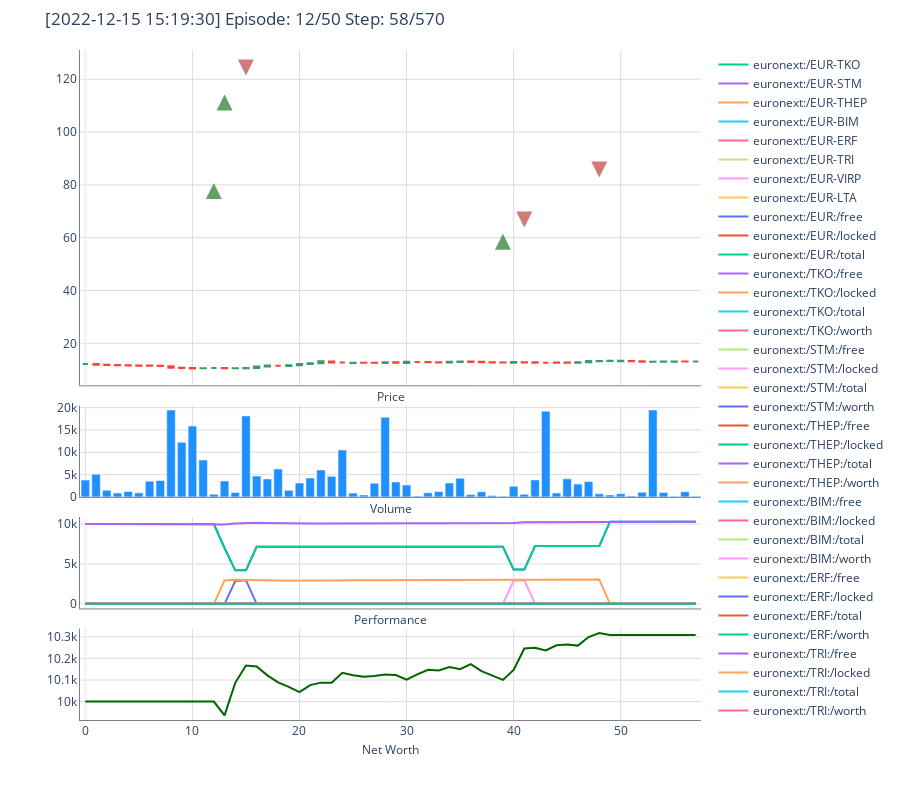

Notebook code cell kept with this figure:
### Code cell
#(1029 days - 4 trading years)
memory_capacity = n_steps * 10
n_bins = 5             # Number of bins to partition the dataset evenly in order to evaluate class sparsity.
seed = 1337
commission = 0.001
save_path = 'agents/'

agent = DQNAgent(env)

agent.train(batch_size=batch_size, 
            n_steps=n_steps, 
            n_episodes=50, 
            memory_capacity=memory_capacity, 
            save_path=save_path)

### Figure 1 — Plotly figure (JSON) as saved in the notebook; plotly's stock layout.template omitted (floating-point values rounded to 4 significant figures)
{"data": [{"close": [12.15, 11.9, 11.76, 11.71, 11.61, 11.54, 11.49, 11.38, 10.7, 10.62, 10.49, 10.6, 10.64, 10.54, 10.59, 10.65, 11.24, 11.63, 11.49, 11.66, 12.16, 12.42, 13.17, 12.77, 12.75, 12.65, 12.6, 12.6, 12.87, 12.67, 13.0, 12.92, 12.85, 12.73, 13.0, 13.09, 12.95, 12.82, 12.75, 12.72, 12.89, 12.77, 12.67, 12.67, 12.67, 12.67, 12.79, 13.32, 13.32, 13.37, 13.37, 13.2, 13.0, 13.0, 13.07, 13.12, 13.12, 13.12], "high": [12.27, 12.18, 11.93, 11.8, 11.71, 11.61, 11.61, 11.61, 11.34, 10.96, 10.72, 10.65, 10.64, 10.65, 10.6, 10.65, 11.24, 11.63, 11.51, 11.66, 12.16, 12.42, 13.17, 13.09, 12.84, 12.65, 12.68, 12.67, 12.94, 12.92, 13.0, 13.0, 12.99, 12.92, 13.0, 13.26, 13.14, 13.0, 12.84, 12.75, 12.89, 12.89, 12.92, 12.92, 12.75, 12.75, 12.79, 13.32, 13.32, 13.37, 13.37, 13.29, 13.2, 13.09, 13.09, 13.12, 13.14, 13.12], "low": [12.15, 11.9, 11.76, 11.71, 11.61, 11.54, 11.41, 11.34, 10.7, 10.62, 10.49, 10.49, 10.59, 10.54, 10.52, 10.44, 10.65, 11.21, 11.41, 11.41, 11.68, 11.91, 12.42, 12.53, 12.38, 12.58, 12.55, 12.42, 12.5, 12.67, 12.58, 12.92, 12.85, 12.73, 12.67, 12.9, 12.92, 12.75, 12.75, 12.72, 12.67, 12.77, 12.58, 12.43, 12.67, 12.65, 12.6, 12.79, 13.26, 13.26, 13.2, 13.2, 13.0, 12.99, 13.02, 13.0, 13.12, 13.12], "name": "Price", "open": [12.15, 12.15, 11.9, 11.76, 11.71, 11.61, 11.61, 11.49, 11.34, 10.77, 10.62, 10.57, 10.64, 10.64, 10.54, 10.57, 10.65, 11.21, 11.49, 11.41, 11.68, 12.16, 12.42, 13.09, 12.75, 12.58, 12.65, 12.67, 12.5, 12.79, 12.58, 12.92, 12.92, 12.84, 12.75, 12.92, 13.14, 13.0, 12.84, 12.75, 12.67, 12.84, 12.84, 12.67, 12.75, 12.75, 12.6, 12.79, 13.26, 13.32, 13.2, 13.29, 13.2, 12.99, 13.02, 13.0, 13.14, 13.12], "showlegend": false, "type": "candlestick", "uid": "cb73ba5d-a2a9-40a3-a836-4c5eb01795ea", "xaxis": "x", "yaxis": "y"}, {"marker": {"color": "DodgerBlue"}, "name": "Volume", "showlegend": false, "type": "bar", "uid": "562aa4da-50aa-41e7-883c-1d9d6e0da3aa", "xaxis": "x2", "y": [3763, 5102, 1501, 862, 1199, 902, 3534, 3665, 19474, 12234, 15864, 8266, 616, 3567, 977, 18154, 4657, 4019, 6272, 1471, 3097, 4225, 6034, 4612, 10498, 855, 442, 3038, 17851, 3353, 2655, 179, 929, 1225, 3133, 4175, 527, 1161, 316, 160, 2371, 567, 3808, 19185, 861, 4043, 2864, 3452, 685, 426, 713, 221, 1046, 19474, 980, 160, 1159, 160], "yaxis": "y2"}, {"mode": "lines", "name": "euronext:/EUR-TKO", "type": "scatter", "uid": "4b320952-f460-4202-8dd9-d10ae6f1b980", "xaxis": "x3", "y": [20.27, 20.08, 19.8, 19.42, 19.23, 18.95, 18.76, 18.39, 18.29, 18.39, 18.62, 18.53, 18.29, 17.91, 17.96, 18.15, 18.57, 18.86, 18.57, 18.53, 17.73, 17.91, 18.48, 17.91, 17.91, 18.15, 17.91, 18.01, 18.01, 18.57, 18.2, 18.2, 18.24, 18.86, 18.95, 18.86, 19.05, 19.05, 19.33, 19.23, 19.42, 19.52, 19.99, 20.18, 19.99, 19.8, 19.33, 19.23, 19.33, 19.52, 19.23, 19.42, 19.71, 19.61, 19.71, 20.08, 20.27, 20.08], "yaxis": "y3"}, {"mode": "lines", "name": "euronext:/EUR-STM", "type": "scatter", "uid": "c8b83bec-8210-4d60-9204-50d94aaf5620", "xaxis": "x3", "y": [11.76, 11.75, 11.75, 11.68, 11.69, 11.61, 11.27, 11.61, 11.44, 11.46, 11.81, 12.05, 11.72, 10.36, 10.53, 10.96, 10.98, 11.59, 11.75, 11.86, 11.73, 11.88, 12.11, 11.89, 12.41, 12.47, 12.05, 12.07, 13.29, 13.87, 13.58, 13.36, 13.4, 13.38, 13.42, 13.47, 13.35, 13.99, 13.36, 13.07, 13.42, 14.14, 14.13, 14.08, 14.19, 14.12, 13.98, 14.17, 14.14, 14.31, 14.72, 14.5, 14.17, 13.87, 14.19, 14.33, 14.28, 13.75], "yaxis": "y3"}, {"mode": "lines", "name": "euronext:/EUR-THEP", "type": "scatter", "uid": "121e65b9-56f8-4248-b746-1180a2af19aa", "xaxis": "x3", "y": [39.63, 39.72, 39.46, 39.37, 39.46, 39.9, 38.92, 38.66, 38.75, 39.1, 39.72, 39.55, 38.92, 38.21, 38.83, 39.28, 41.59, 42.39, 43.28, 41.77, 41.23, 40.52, 41.59, 41.06, 44.43, 43.63, 44.43, 45.68, 44.43, 43.28, 40.79, 43.19, 43.54, 44.08, 43.37, 44.08, 43.37, 43.1, 41.06, 40.52, 40.97, 40.97, 41.77, 41.95, 42.75, 42.75, 41.77, 41.77, 43.01, 42.57, 44.08, 44.26, 44.26, 44.26, 44.97, 44.43, 44.26, 44.26], "yaxis": "y3"}, {"mode": "lines", "name": "euronext:/EUR-BIM", "type": "scatter", "uid": "38865d87-b7d3-4d2f-b43d-1087b1e75bc1", "xaxis": "x3", "y": [60.55, 60.84, 58.5, 57.92, 57.14, 56.36, 54.41, 54.12, 53.53, 55.09, 54.41, 56.07, 54.41, 51.78, 54.8, 56.26, 56.07, 57.14, 57.53, 56.55, 56.55, 57.04, 58.5, 58.41, 59.87, 60.16, 59.67, 59.87, 60.36, 61.72, 59.48, 60.75, 59.67, 60.16, 59.48, 60.06, 63.38, 62.01, 62.01, 61.53, 62.31, 63.87, 65.82, 68.06, 67.96, 68.74, 67.96, 68.06, 67.86, 67.96, 66.79, 67.38, 71.77, 70.69, 72.16, 71.86, 71.57, 71.18], "yaxis": "y3"}, {"mode": "lines", "name": "euronext:/EUR-ERF", "type": "scatter", "uid": "aa8fd9f9-b501-4c96-8ea4-3f2cf26efd93", "xaxis": "x3", "y": [33.73, 33.69, 32.1, 31.51, 31.28, 30.66, 30.52, 30.77, 30.68, 30.44, 30.97, 31.71, 31.84, 30.64, 31.75, 32.25, 34.16, 34.41, 34.47, 33.26, 32.64, 32.12, 32.43, 32.19, 35.0, 34.96, 35.37, 34.8, 34.98, 36.88, 35.02, 34.3, 34.04, 34.2, 33.56, 33.81, 33.46, 32.12, 32.04, 30.81, 29.39, 30.4, 32.0, 32.93, 33.17, 33.75, 34.06, 34.92, 34.88, 35.03, 35.5, 35.46, 35.72, 36.01, 37.15, 38.73, 34.88, 36.32], "yaxis": "y3"}, {"mode": "lines", "name": "euronext:/EUR-TRI", "type": "scatter", "uid": "c9154f4b-9cc0-41b8-b333-ddf0274ab7d4", "xaxis": "x3", "y": [79.72, 78.35, 76.94, 73.7, 73.61, 76.39, 72.7, 70.2, 68.56, 69.06, 70.79, 73.48, 70.88, 66.46, 68.78, 68.19, 67.64, 77.3, 74.71, 79.19, 74.75, 73.02, 75.92, 74.24, 79.28, 76.85, 75.92, 75.64, 76.15, 80.68, 79.37, 77.51, 77.69, 78.91, 77.51, 76.67, 77.93, 75.59, 72.18, 69.66, 69.48, 70.6, 71.11, 72.84, 75.22, 79.89, 82.32, 84.14, 84.51, 83.81, 83.02, 82.13, 81.66, 81.34, 84.18, 83.86, 83.58, 82.74], "yaxis": "y3"}, {"mode": "lines", "name": "euronext:/EUR-VIRP", "type": "scatter", "uid": "6036e8fe-f3ba-42b2-b43d-26812326017f", "xaxis": "x3", "y": [122.8, 121.2, 117.5, 117.5, 117.5, 114.9, 109.7, 113.5, 109.9, 109.5, 113.5, 113.1, 116.1, 114.3, 117.5, 121.4, 119.1, 121.6, 121.0, 123.2, 121.6, 122.8, 121.4, 124.8, 116.5, 114.9, 116.7, 119.8, 118.1, 117.3, 117.3, 119.2, 122.4, 122.2, 122.2, 121.2, 120.8, 118.1, 118.3, 118.9, 120.6, 117.5, 117.9, 116.7, 116.1, 115.5, 114.5, 114.5, 113.9, 112.7, 114.5, 113.7, 114.7, 114.9, 114.7, 114.5, 118.1, 115.5], "yaxis": "y3"}, {"mode": "lines", "name": "euronext:/EUR-LTA", "type": "scatter", "uid": "540f3a55-2495-46eb-980d-9f947918f52a", "xaxis": "x3", "y": [12.15, 11.9, 11.76, 11.71, 11.61, 11.54, 11.49, 11.38, 10.7, 10.62, 10.49, 10.6, 10.64, 10.54, 10.59, 10.65, 11.24, 11.63, 11.49, 11.66, 12.16, 12.42, 13.17, 12.77, 12.75, 12.65, 12.6, 12.6, 12.87, 12.67, 13.0, 12.92, 12.85, 12.73, 13.0, 13.09, 12.95, 12.82, 12.75, 12.72, 12.89, 12.77, 12.67, 12.67, 12.67, 12.67, 12.79, 13.32, 13.32, 13.37, 13.37, 13.2, 13.0, 13.0, 13.07, 13.12, 13.12, 13.12], "yaxis": "y3"}, {"mode": "lines", "name": "euronext:/EUR:/free", "type": "scatter", "uid": "af2f9056-602c-4246-9668-b6c6702b6989", "xaxis": "x3", "y": [10000, 10000, 10000, 10000, 10000, 10000, 10000, 10000, 10000, 10000, 10000, 10000, 10000, 7000, 4200, 4200, 7157.0, 7157.0, 7157.0, 7157.0, 7157.0, 7157.0, 7157.0, 7157.0, 7157.0, 7157.0, 7157.0, 7157.0, 7157.0, 7157.0, 7157.0, 7157.0, 7157.0, 7157.0, 7157.0, 7157.0, 7157.0, 7157.0, 7157.0, 7157.0, 4294.0, 4294.0, 7249.0, 7249.0, 7249.0, 7249.0, 7249.0, 7249.0, 7249.0, 10310.0, 10310.0, 10310.0, 10310.0, 10310.0, 10310.0, 10310.0, 10310.0, 10310.0], "yaxis": "y3"}, {"mode": "lines", "name": "euronext:/EUR:/locked", "type": "scatter", "uid": "90f14368-7b97-4fa1-a1dd-ea4789e7b1b4", "xaxis": "x3", "y": [0, 0, 0, 0, 0, 0, 0, 0, 0, 0, 0, 0, 0, 0, 0, 0, 0, 0, 0, 0, 0, 0, 0, 0, 0, 0, 0, 0, 0, 0, 0, 0, 0, 0, 0, 0, 0, 0, 0, 0, 0, 0, 0, 0, 0, 0, 0, 0, 0, 0, 0, 0, 0, 0, 0, 0, 0, 0], "yaxis": "y3"}, {"mode": "lines", "name": "euronext:/EUR:/total", "type": "scatter", "uid": "20af88b1-663c-4876-86a7-15b49df2d2bb", "xaxis": "x3", "y": [10000, 10000, 10000, 10000, 10000, 10000, 10000, 10000, 10000, 10000, 10000, 10000, 10000, 7000, 4200, 4200, 7157.0, 7157.0, 7157.0, 7157.0, 7157.0, 7157.0, 7157.0, 7157.0, 7157.0, 7157.0, 7157.0, 7157.0, 7157.0, 7157.0, 7157.0, 7157.0, 7157.0, 7157.0, 7157.0, 7157.0, 7157.0, 7157.0, 7157.0, 7157.0, 4294.0, 4294.0, 7249.0, 7249.0, 7249.0, 7249.0, 7249.0, 7249.0, 7249.0, 10310.0, 10310.0, 10310.0, 10310.0, 10310.0, 10310.0, 10310.0, 10310.0, 10310.0], "yaxis": "y3"}, {"mode": "lines", "name": "euronext:/TKO:/free", "type": "scatter", "uid": "b5f59d4d-86c2-4683-8677-923fa7a79dfe", "xaxis": "x3", "y": [0, 0, 0, 0, 0, 0, 0, 0, 0, 0, 0, 0, 0, 0, 0, 0, 0, 0, 0, 0, 0, 0, 0, 0, 0, 0, 0, 0, 0, 0, 0, 0, 0, 0, 0, 0, 0, 0, 0, 0, 0, 0, 0, 0, 0, 0, 0, 0, 0, 0, 0, 0, 0, 0, 0, 0, 0, 0], "yaxis": "y3"}, {"mode": "lines", "name": "euronext:/TKO:/locked", "type": "scatter", "uid": "3a9218d2-52bb-42ba-9f4d-83b1ec53c1c3", "xaxis": "x3", "y": [0, 0, 0, 0, 0, 0, 0, 0, 0, 0, 0, 0, 0, 0, 0, 0, 0, 0, 0, 0, 0, 0, 0, 0, 0, 0, 0, 0, 0, 0, 0, 0, 0, 0, 0, 0, 0, 0, 0, 0, 0, 0, 0, 0, 0, 0, 0, 0, 0, 0, 0, 0, 0, 0, 0, 0, 0, 0], "yaxis": "y3"}, {"mode": "lines", "name": "euronext:/TKO:/total", "type": "scatter", "uid": "8322b6e0-b935-489a-bbd1-316b8b1d7bac", "xaxis": "x3", "y": [0, 0, 0, 0, 0, 0, 0, 0, 0, 0, 0, 0, 0, 0, 0, 0, 0, 0, 0, 0, 0, 0, 0, 0, 0, 0, 0, 0, 0, 0, 0, 0, 0, 0, 0, 0, 0, 0, 0, 0, 0, 0, 0, 0, 0, 0, 0, 0, 0, 0, 0, 0, 0, 0, 0, 0, 0, 0], "yaxis": "y3"}, {"mode": "lines", "name": "euronext:/TKO:/worth", "type": "scatter", "uid": "dba55e28-b44b-4925-bc98-984ea004e4ec", "xaxis": "x3", "y": [0, 0, 0, 0, 0, 0, 0, 0, 0, 0, 0, 0, 0, 0, 0, 0, 0, 0, 0, 0, 0, 0, 0, 0, 0, 0, 0, 0, 0, 0, 0, 0, 0, 0, 0, 0, 0, 0, 0, 0, 0, 0, 0, 0, 0, 0, 0, 0, 0, 0, 0, 0, 0, 0, 0, 0, 0, 0], "yaxis": "y3"}, {"mode": "lines", "name": "euronext:/STM:/free", "type": "scatter", "uid": "9527003b-0c70-4c9f-a849-ff240f38d4c3", "xaxis": "x3", "y": [0, 0, 0, 0, 0, 0, 0, 0, 0, 0, 0, 0, 0, 0, 0, 0, 0, 0, 0, 0, 0, 0, 0, 0, 0, 0, 0, 0, 0, 0, 0, 0, 0, 0, 0, 0, 0, 0, 0, 0, 0, 0, 0, 0, 0, 0, 0, 0, 0, 0, 0, 0, 0, 0, 0, 0, 0, 0], "yaxis": "y3"}, {"mode": "lines", "name": "euronext:/STM:/locked", "type": "scatter", "uid": "9b59bbce-ed99-4342-bb0f-087a3cdae6e5", "xaxis": "x3", "y": [0, 0, 0, 0, 0, 0, 0, 0, 0, 0, 0, 0, 0, 0, 0, 0, 0, 0, 0, 0, 0, 0, 0, 0, 0, 0, 0, 0, 0, 0, 0, 0, 0, 0, 0, 0, 0, 0, 0, 0, 0, 0, 0, 0, 0, 0, 0, 0, 0, 0, 0, 0, 0, 0, 0, 0, 0, 0], "yaxis": "y3"}, {"mode": "lines", "name": "euronext:/STM:/total", "type": "scatter", "uid": "e6ee65a1-3434-4932-9fb0-1af9c416f57e", "xaxis": "x3", "y": [0, 0, 0, 0, 0, 0, 0, 0, 0, 0, 0, 0, 0, 0, 0, 0, 0, 0, 0, 0, 0, 0, 0, 0, 0, 0, 0, 0, 0, 0, 0, 0, 0, 0, 0, 0, 0, 0, 0, 0, 0, 0, 0, 0, 0, 0, 0, 0, 0, 0, 0, 0, 0, 0, 0, 0, 0, 0], "yaxis": "y3"}, {"mode": "lines", "name": "euronext:/STM:/worth", "type": "scatter", "uid": "8176ab09-8f1e-4a30-8f18-effa0fe532fa", "xaxis": "x3", "y": [0, 0, 0, 0, 0, 0, 0, 0, 0, 0, 0, 0, 0, 0, 0, 0, 0, 0, 0, 0, 0, 0, 0, 0, 0, 0, 0, 0, 0, 0, 0, 0, 0, 0, 0, 0, 0, 0, 0, 0, 0, 0, 0, 0, 0, 0, 0, 0, 0, 0, 0, 0, 0, 0, 0, 0, 0, 0], "yaxis": "y3"}, {"mode": "lines", "name": "euronext:/THEP:/free", "type": "scatter", "uid": "9f921276-a4aa-4174-95a1-62d2e4ced76b", "xaxis": "x3", "y": [0, 0, 0, 0, 0, 0, 0, 0, 0, 0, 0, 0, 0, 0, 0, 0, 0, 0, 0, 0, 0, 0, 0, 0, 0, 0, 0, 0, 0, 0, 0, 0, 0, 0, 0, 0, 0, 0, 0, 0, 0, 0, 0, 0, 0, 0, 0, 0, 0, 0, 0, 0, 0, 0, 0, 0, 0, 0], "yaxis": "y3"}, {"mode": "lines", "name": "euronext:/THEP:/locked", "type": "scatter", "uid": "a22d682d-6117-4a5a-a827-1ef444fa601a", "xaxis": "x3", "y": [0, 0, 0, 0, 0, 0, 0, 0, 0, 0, 0, 0, 0, 0, 0, 0, 0, 0, 0, 0, 0, 0, 0, 0, 0, 0, 0, 0, 0, 0, 0, 0, 0, 0, 0, 0, 0, 0, 0, 0, 0, 0, 0, 0, 0, 0, 0, 0, 0, 0, 0, 0, 0, 0, 0, 0, 0, 0], "yaxis": "y3"}, {"mode": "lines", "name": "euronext:/THEP:/total", "type": "scatter", "uid": "9bee90e9-b841-46ba-8625-efb83842f85e", "xaxis": "x3", "y": [0, 0, 0, 0, 0, 0, 0, 0, 0, 0, 0, 0, 0, 0, 0, 0, 0, 0, 0, 0, 0, 0, 0, 0, 0, 0, 0, 0, 0, 0, 0, 0, 0, 0, 0, 0, 0, 0, 0, 0, 0, 0, 0, 0, 0, 0, 0, 0, 0, 0, 0, 0, 0, 0, 0, 0, 0, 0], "yaxis": "y3"}, {"mode": "lines", "name": "euronext:/THEP:/worth", "type": "scatter", "uid": "0bdf484d-5f08-4ae1-896f-46a5bf77927b", "xaxis": "x3", "y": [0, 0, 0, 0, 0, 0, 0, 0, 0, 0, 0, 0, 0, 0, 0, 0, 0, 0, 0, 0, 0, 0, 0, 0, 0, 0, 0, 0, 0, 0, 0, 0, 0, 0, 0, 0, 0, 0, 0, 0, 0, 0, 0, 0, 0, 0, 0, 0, 0, 0, 0, 0, 0, 0, 0, 0, 0, 0], "yaxis": "y3"}, {"mode": "lines", "name": "euronext:/BIM:/free", "type": "scatter", "uid": "60c66198-e705-422f-b64a-3fbf1fbe99dc", "xaxis": "x3", "y": [0, 0, 0, 0, 0, 0, 0, 0, 0, 0, 0, 0, 0, 0, 0, 0, 0, 0, 0, 0, 0, 0, 0, 0, 0, 0, 0, 0, 0, 0, 0, 0, 0, 0, 0, 0, 0, 0, 0, 0, 0, 0, 0, 0, 0, 0, 0, 0, 0, 0, 0, 0, 0, 0, 0, 0, 0, 0], "yaxis": "y3"}, {"mode": "lines", "name": "euronext:/BIM:/locked", "type": "scatter", "uid": "63ed6f4f-cc70-4232-bf61-14fbff40dc76", "xaxis": "x3", "y": [0, 0, 0, 0, 0, 0, 0, 0, 0, 0, 0, 0, 0, 0, 0, 0, 0, 0, 0, 0, 0, 0, 0, 0, 0, 0, 0, 0, 0, 0, 0, 0, 0, 0, 0, 0, 0, 0, 0, 0, 46.39, 46.39, 0, 0, 0, 0, 0, 0, 0, 0, 0, 0, 0, 0, 0, 0, 0, 0], "yaxis": "y3"}, {"mode": "lines", "name": "euronext:/BIM:/total", "type": "scatter", "uid": "af7f56a2-cd31-4fd2-9c90-a48e14bf63ae", "xaxis": "x3", "y": [0, 0, 0, 0, 0, 0, 0, 0, 0, 0, 0, 0, 0, 0, 0, 0, 0, 0, 0, 0, 0, 0, 0, 0, 0, 0, 0, 0, 0, 0, 0, 0, 0, 0, 0, 0, 0, 0, 0, 0, 46.39, 46.39, 0, 0, 0, 0, 0, 0, 0, 0, 0, 0, 0, 0, 0, 0, 0, 0], "yaxis": "y3"}, {"mode": "lines", "name": "euronext:/BIM:/worth", "type": "scatter", "uid": "3fba98d9-4ea6-4ef9-aff9-b3bf28eb5ae8", "xaxis": "x3", "y": [0, 0, 0, 0, 0, 0, 0, 0, 0, 0, 0, 0, 0, 0, 0, 0, 0, 0, 0, 0, 0, 0, 0, 0, 0, 0, 0, 0, 0, 0, 0, 0, 0, 0, 0, 0, 0, 0, 0, 0, 2891.0, 2963.0, 0, 0, 0, 0, 0, 0, 0, 0, 0, 0, 0, 0, 0, 0, 0, 0], "yaxis": "y3"}, {"mode": "lines", "name": "euronext:/ERF:/free", "type": "scatter", "uid": "2f0df2c6-7a7a-473b-b1ad-49fc2742f1e6", "xaxis": "x3", "y": [0, 0, 0, 0, 0, 0, 0, 0, 0, 0, 0, 0, 0, 0, 0, 0, 0, 0, 0, 0, 0, 0, 0, 0, 0, 0, 0, 0, 0, 0, 0, 0, 0, 0, 0, 0, 0, 0, 0, 0, 0, 0, 0, 0, 0, 0, 0, 0, 0, 0, 0, 0, 0, 0, 0, 0, 0, 0], "yaxis": "y3"}, {"mode": "lines", "name": "euronext:/ERF:/locked", "type": "scatter", "uid": "a242c110-7b10-4462-9978-1e84e7d088e8", "xaxis": "x3", "y": [0, 0, 0, 0, 0, 0, 0, 0, 0, 0, 0, 0, 0, 0, 0, 0, 0, 0, 0, 0, 0, 0, 0, 0, 0, 0, 0, 0, 0, 0, 0, 0, 0, 0, 0, 0, 0, 0, 0, 0, 0, 0, 0, 0, 0, 0, 0, 0, 0, 0, 0, 0, 0, 0, 0, 0, 0, 0], "yaxis": "y3"}, {"mode": "lines", "name": "euronext:/ERF:/total", "type": "scatter", "uid": "52100472-fdcb-49a5-aed4-4ae25d210d0a", "xaxis": "x3", "y": [0, 0, 0, 0, 0, 0, 0, 0, 0, 0, 0, 0, 0, 0, 0, 0, 0, 0, 0, 0, 0, 0, 0, 0, 0, 0, 0, 0, 0, 0, 0, 0, 0, 0, 0, 0, 0, 0, 0, 0, 0, 0, 0, 0, 0, 0, 0, 0, 0, 0, 0, 0, 0, 0, 0, 0, 0, 0], "yaxis": "y3"}, {"mode": "lines", "name": "euronext:/ERF:/worth", "type": "scatter", "uid": "22ab4ab0-6f1a-4a11-8464-dad081560946", "xaxis": "x3", "y": [0, 0, 0, 0, 0, 0, 0, 0, 0, 0, 0, 0, 0, 0, 0, 0, 0, 0, 0, 0, 0, 0, 0, 0, 0, 0, 0, 0, 0, 0, 0, 0, 0, 0, 0, 0, 0, 0, 0, 0, 0, 0, 0, 0, 0, 0, 0, 0, 0, 0, 0, 0, 0, 0, 0, 0, 0, 0], "yaxis": "y3"}, {"mode": "lines", "name": "euronext:/TRI:/free", "type": "scatter", "uid": "e3272a77-bcb2-4f5b-a203-052aeb5f9163", "xaxis": "x3", "y": [0, 0, 0, 0, 0, 0, 0, 0, 0, 0, 0, 0, 0, 0, 0, 0, 0, 0, 0, 0, 0, 0, 0, 0, 0, 0, 0, 0, 0, 0, 0, 0, 0, 0, 0, 0, 0, 0, 0, 0, 0, 0, 0, 0, 0, 0, 0, 0, 0, 0, 0, 0, 0, 0, 0, 0, 0, 0], "yaxis": "y3"}, {"mode": "lines", "name": "euronext:/TRI:/locked", "type": "scatter", "uid": "fde890fa-4f5f-4cc9-a4b9-60ede708614a", "xaxis": "x3", "y": [0, 0, 0, 0, 0, 0, 0, 0, 0, 0, 0, 0, 0, 0, 0, 0, 0, 0, 0, 0, 0, 0, 0, 0, 0, 0, 0, 0, 0, 0, 0, 0, 0, 0, 0, 0, 0, 0, 0, 0, 0, 0, 0, 0, 0, 0, 0, 0, 0, 0, 0, 0, 0, 0, 0, 0, 0, 0], "yaxis": "y3"}, {"mode": "lines", "name": "euronext:/TRI:/total", "type": "scatter", "uid": "516e029e-0e72-4886-baa8-93a5eb1f72aa", "xaxis": "x3", "y": [0, 0, 0, 0, 0, 0, 0, 0, 0, 0, 0, 0, 0, 0, 0, 0, 0, 0, 0, 0, 0, 0, 0, 0, 0, 0, 0, 0, 0, 0, 0, 0, 0, 0, 0, 0, 0, 0, 0, 0, 0, 0, 0, 0, 0, 0, 0, 0, 0, 0, 0, 0, 0, 0, 0, 0, 0, 0], "yaxis": "y3"}, {"mode": "lines", "name": "euronext:/TRI:/worth", "type": "scatter", "uid": "ba7909ae-4ee0-4fdd-91d6-477fad02152e", "xaxis": "x3", "y": [0, 0, 0, 0, 0, 0, 0, 0, 0, 0, 0, 0, 0, 0, 0, 0, 0, 0, 0, 0, 0, 0, 0, 0, 0, 0, 0, 0, 0, 0, 0, 0, 0, 0, 0, 0, 0, 0, 0, 0, 0, 0, 0, 0, 0, 0, 0, 0, 0, 0, 0, 0, 0, 0, 0, 0, 0, 0], "yaxis": "y3"}, {"mode": "lines", "name": "euronext:/VIRP:/free", "type": "scatter", "uid": "c6983e6e-d071-410c-adf0-0b6293405268", "xaxis": "x3", "y": [0, 0, 0, 0, 0, 0, 0, 0, 0, 0, 0, 0, 0, 0, 0, 0, 0, 0, 0, 0, 0, 0, 0, 0, 0, 0, 0, 0, 0, 0, 0, 0, 0, 0, 0, 0, 0, 0, 0, 0, 0, 0, 0, 0, 0, 0, 0, 0, 0, 0, 0, 0, 0, 0, 0, 0, 0, 0], "yaxis": "y3"}, {"mode": "lines", "name": "euronext:/VIRP:/locked", "type": "scatter", "uid": "59edd694-61ae-4559-812c-85e59aa19ef5", "xaxis": "x3", "y": [0, 0, 0, 0, 0, 0, 0, 0, 0, 0, 0, 0, 0, 0, 24.43, 24.43, 0, 0, 0, 0, 0, 0, 0, 0, 0, 0, 0, 0, 0, 0, 0, 0, 0, 0, 0, 0, 0, 0, 0, 0, 0, 0, 0, 0, 0, 0, 0, 0, 0, 0, 0, 0, 0, 0, 0, 0, 0, 0], "yaxis": "y3"}, {"mode": "lines", "name": "euronext:/VIRP:/total", "type": "scatter", "uid": "4b9e6d15-d6cf-4068-898d-24278d69dccd", "xaxis": "x3", "y": [0, 0, 0, 0, 0, 0, 0, 0, 0, 0, 0, 0, 0, 0, 24.43, 24.43, 0, 0, 0, 0, 0, 0, 0, 0, 0, 0, 0, 0, 0, 0, 0, 0, 0, 0, 0, 0, 0, 0, 0, 0, 0, 0, 0, 0, 0, 0, 0, 0, 0, 0, 0, 0, 0, 0, 0, 0, 0, 0], "yaxis": "y3"}, {"mode": "lines", "name": "euronext:/VIRP:/worth", "type": "scatter", "uid": "bbf60325-9d34-45e9-8edf-bc69e23a392a", "xaxis": "x3", "y": [0, 0, 0, 0, 0, 0, 0, 0, 0, 0, 0, 0, 0, 0, 2869.0, 2966.0, 0, 0, 0, 0, 0, 0, 0, 0, 0, 0, 0, 0, 0, 0, 0, 0, 0, 0, 0, 0, 0, 0, 0, 0, 0, 0, 0, 0, 0, 0, 0, 0, 0, 0, 0, 0, 0, 0, 0, 0, 0, 0], "yaxis": "y3"}, {"mode": "lines", "name": "euronext:/AI:/free", "type": "scatter", "uid": "8a35cd8f-3632-4355-81ac-ac20e190526d", "xaxis": "x3", "y": [0, 0, 0, 0, 0, 0, 0, 0, 0, 0, 0, 0, 0, 0, 0, 0, 0, 0, 0, 0, 0, 0, 0, 0, 0, 0, 0, 0, 0, 0, 0, 0, 0, 0, 0, 0, 0, 0, 0, 0, 0, 0, 0, 0, 0, 0, 0, 0, 0, 0, 0, 0, 0, 0, 0, 0, 0, 0], "yaxis": "y3"}, {"mode": "lines", "name": "euronext:/AI:/locked", "type": "scatter", "uid": "6f5e4323-0e2e-46ab-927b-96becab6969f", "xaxis": "x3", "y": [0, 0, 0, 0, 0, 0, 0, 0, 0, 0, 0, 0, 0, 37.06, 37.06, 37.06, 37.06, 37.06, 37.06, 37.06, 37.06, 37.06, 37.06, 37.06, 37.06, 37.06, 37.06, 37.06, 37.06, 37.06, 37.06, 37.06, 37.06, 37.06, 37.06, 37.06, 37.06, 37.06, 37.06, 37.06, 37.06, 37.06, 37.06, 37.06, 37.06, 37.06, 37.06, 37.06, 37.06, 0, 0, 0, 0, 0, 0, 0, 0, 0], "yaxis": "y3"}, {"mode": "lines", "name": "euronext:/AI:/total", "type": "scatter", "uid": "c41078ea-dfd1-478b-b285-8073537ea21c", "xaxis": "x3", "y": [0, 0, 0, 0, 0, 0, 0, 0, 0, 0, 0, 0, 0, 37.06, 37.06, 37.06, 37.06, 37.06, 37.06, 37.06, 37.06, 37.06, 37.06, 37.06, 37.06, 37.06, 37.06, 37.06, 37.06, 37.06, 37.06, 37.06, 37.06, 37.06, 37.06, 37.06, 37.06, 37.06, 37.06, 37.06, 37.06, 37.06, 37.06, 37.06, 37.06, 37.06, 37.06, 37.06, 37.06, 0, 0, 0, 0, 0, 0, 0, 0, 0], "yaxis": "y3"}, {"mode": "lines", "name": "euronext:/AI:/worth", "type": "scatter", "uid": "b3e54cf8-f05b-4006-bddd-215d25912a7f", "xaxis": "x3", "y": [0, 0, 0, 0, 0, 0, 0, 0, 0, 0, 0, 0, 0, 2936.0, 3018.0, 3001.0, 3005.0, 2964.0, 2932.0, 2911.0, 2887.0, 2919.0, 2930.0, 2930.0, 2975.0, 2964.0, 2957.0, 2961.0, 2968.0, 2966.0, 2944.0, 2968.0, 2990.0, 2987.0, 3002.0, 2992.0, 3016.0, 2984.0, 2963.0, 2943.0, 2961.0, 2988.0, 3001.0, 2988.0, 3012.0, 3016.0, 3011.0, 3050.0, 3069.0, 0, 0, 0, 0, 0, 0, 0, 0, 0], "yaxis": "y3"}, {"mode": "lines", "name": "euronext:/SU:/free", "type": "scatter", "uid": "3fce5cd6-a50a-4b48-9036-07329e5b49bd", "xaxis": "x3", "y": [0, 0, 0, 0, 0, 0, 0, 0, 0, 0, 0, 0, 0, 0, 0, 0, 0, 0, 0, 0, 0, 0, 0, 0, 0, 0, 0, 0, 0, 0, 0, 0, 0, 0, 0, 0, 0, 0, 0, 0, 0, 0, 0, 0, 0, 0, 0, 0, 0, 0, 0, 0, 0, 0, 0, 0, 0, 0], "yaxis": "y3"}, {"mode": "lines", "name": "euronext:/SU:/locked", "type": "scatter", "uid": "7e27a6e8-ac6c-459c-9e44-5d2495e1fe3e", "xaxis": "x3", "y": [0, 0, 0, 0, 0, 0, 0, 0, 0, 0, 0, 0, 0, 0, 0, 0, 0, 0, 0, 0, 0, 0, 0, 0, 0, 0, 0, 0, 0, 0, 0, 0, 0, 0, 0, 0, 0, 0, 0, 0, 0, 0, 0, 0, 0, 0, 0, 0, 0, 0, 0, 0, 0, 0, 0, 0, 0, 0], "yaxis": "y3"}, {"mode": "lines", "name": "euronext:/SU:/total", "type": "scatter", "uid": "5732bd4d-bdc3-40b3-8a16-9132d564af23", "xaxis": "x3", "y": [0, 0, 0, 0, 0, 0, 0, 0, 0, 0, 0, 0, 0, 0, 0, 0, 0, 0, 0, 0, 0, 0, 0, 0, 0, 0, 0, 0, 0, 0, 0, 0, 0, 0, 0, 0, 0, 0, 0, 0, 0, 0, 0, 0, 0, 0, 0, 0, 0, 0, 0, 0, 0, 0, 0, 0, 0, 0], "yaxis": "y3"}, {"mode": "lines", "name": "euronext:/SU:/worth", "type": "scatter", "uid": "141e8fb1-7945-49bb-aba7-3d3b28c701b1", "xaxis": "x3", "y": [0, 0, 0, 0, 0, 0, 0, 0, 0, 0, 0, 0, 0, 0, 0, 0, 0, 0, 0, 0, 0, 0, 0, 0, 0, 0, 0, 0, 0, 0, 0, 0, 0, 0, 0, 0, 0, 0, 0, 0, 0, 0, 0, 0, 0, 0, 0, 0, 0, 0, 0, 0, 0, 0, 0, 0, 0, 0], "yaxis": "y3"}, {"mode": "lines", "name": "euronext:/LTA:/free", "type": "scatter", "uid": "0a666a7e-cdfe-4ee2-be2e-13d98158f673", "xaxis": "x3", "y": [0, 0, 0, 0, 0, 0, 0, 0, 0, 0, 0, 0, 0, 0, 0, 0, 0, 0, 0, 0, 0, 0, 0, 0, 0, 0, 0, 0, 0, 0, 0, 0, 0, 0, 0, 0, 0, 0, 0, 0, 0, 0, 0, 0, 0, 0, 0, 0, 0, 0, 0, 0, 0, 0, 0, 0, 0, 0], "yaxis": "y3"}, {"mode": "lines", "name": "euronext:/LTA:/locked", "type": "scatter", "uid": "c903f3e1-2f0e-4469-9d38-c72f826079b9", "xaxis": "x3", "y": [0, 0, 0, 0, 0, 0, 0, 0, 0, 0, 0, 0, 0, 0, 0, 0, 0, 0, 0, 0, 0, 0, 0, 0, 0, 0, 0, 0, 0, 0, 0, 0, 0, 0, 0, 0, 0, 0, 0, 0, 0, 0, 0, 0, 0, 0, 0, 0, 0, 0, 0, 0, 0, 0, 0, 0, 0, 0], "yaxis": "y3"}, {"mode": "lines", "name": "euronext:/LTA:/total", "type": "scatter", "uid": "6ac7f44a-ec39-4f1c-8775-7dff964cc608", "xaxis": "x3", "y": [0, 0, 0, 0, 0, 0, 0, 0, 0, 0, 0, 0, 0, 0, 0, 0, 0, 0, 0, 0, 0, 0, 0, 0, 0, 0, 0, 0, 0, 0, 0, 0, 0, 0, 0, 0, 0, 0, 0, 0, 0, 0, 0, 0, 0, 0, 0, 0, 0, 0, 0, 0, 0, 0, 0, 0, 0, 0], "yaxis": "y3"}, {"mode": "lines", "name": "euronext:/LTA:/worth", "type": "scatter", "uid": "384b24a0-be53-4605-9314-55228bd77d5b", "xaxis": "x3", "y": [0, 0, 0, 0, 0, 0, 0, 0, 0, 0, 0, 0, 0, 0, 0, 0, 0, 0, 0, 0, 0, 0, 0, 0, 0, 0, 0, 0, 0, 0, 0, 0, 0, 0, 0, 0, 0, 0, 0, 0, 0, 0, 0, 0, 0, 0, 0, 0, 0, 0, 0, 0, 0, 0, 0, 0, 0, 0], "yaxis": "y3"}, {"mode": "lines", "name": "net_worth", "type": "scatter", "uid": "6c18507a-a059-40a5-83cc-ef94b46a8349", "xaxis": "x3", "y": [10000, 10000, 10000, 10000, 10000, 10000, 10000, 10000, 10000, 10000, 10000, 10000, 10000, 9936.0, 10090.0, 10170.0, 10160.0, 10120.0, 10090.0, 10070.0, 10040.0, 10080.0, 10090.0, 10090.0, 10130.0, 10120.0, 10110.0, 10120.0, 10130.0, 10120.0, 10100.0, 10130.0, 10150.0, 10140.0, 10160.0, 10150.0, 10170.0, 10140.0, 10120.0, 10100.0, 10150.0, 10250.0, 10250.0, 10240.0, 10260.0, 10260.0, 10260.0, 10300.0, 10320.0, 10310.0, 10310.0, 10310.0, 10310.0, 10310.0, 10310.0, 10310.0, 10310.0, 10310.0], "yaxis": "y3"}, {"marker": {"color": "DarkGreen"}, "mode": "lines", "name": "Net Worth", "type": "scatter", "uid": "c35dacea-5ac0-4a9a-8204-387dac6a4416", "xaxis": "x4", "y": [10000, 10000, 10000, 10000, 10000, 10000, 10000, 10000, 10000, 10000, 10000, 10000, 10000, 9936.0, 10090.0, 10170.0, 10160.0, 10120.0, 10090.0, 10070.0, 10040.0, 10080.0, 10090.0, 10090.0, 10130.0, 10120.0, 10110.0, 10120.0, 10130.0, 10120.0, 10100.0, 10130.0, 10150.0, 10140.0, 10160.0, 10150.0, 10170.0, 10140.0, 10120.0, 10100.0, 10150.0, 10250.0, 10250.0, 10240.0, 10260.0, 10260.0, 10260.0, 10300.0, 10320.0, 10310.0, 10310.0, 10310.0, 10310.0, 10310.0, 10310.0, 10310.0, 10310.0, 10310.0], "yaxis": "y4"}], "layout": {"annotations": [{"arrowcolor": "FireBrick", "arrowhead": 2, "arrowsize": 0.8, "arrowwidth": 4, "ax": 0, "ay": -15, "hoverlabel": {"bgcolor": "FireBrick"}, "hovertext": "Step 49 [2019-02-21 02:00:00]<br>SELL 36.9523 AI @ 82.791 EUR MARKET<br>Total: 3059.3179 EUR - Comm.: 0.1112 AI", "opacity": 0.6, "showarrow": true, "x": 48, "xref": "x", "y": 82.79, "yref": "y"}, {"arrowcolor": "FireBrick", "arrowhead": 2, "arrowsize": 0.8, "arrowwidth": 4, "ax": 0, "ay": -15, "hoverlabel": {"bgcolor": "FireBrick"}, "hovertext": "Step 42 [2019-02-12 02:00:00]<br>SELL 46.2535 BIM @ 63.8672 EUR MARKET<br>Total: 2954.0815 EUR - Comm.: 0.1392 BIM", "opacity": 0.6, "showarrow": true, "x": 41, "xref": "x", "y": 63.87, "yref": "y"}, {"arrowcolor": "DarkGreen", "arrowhead": 2, "arrowsize": 0.8, "arrowwidth": 4, "ax": 0, "ay": 15, "hoverlabel": {"bgcolor": "DarkGreen"}, "hovertext": "Step 40 [2019-02-08 02:00:00]<br>BUY 46.3927 BIM @ 61.527 EUR MARKET<br>Total: 2854.4016 EUR - Comm.: 8.5890 EUR", "opacity": 0.6, "showarrow": true, "x": 39, "xref": "x", "y": 61.53, "yref": "y"}, {"arrowcolor": "FireBrick", "arrowhead": 2, "arrowsize": 0.8, "arrowwidth": 4, "ax": 0, "ay": -15, "hoverlabel": {"bgcolor": "FireBrick"}, "hovertext": "Step 16 [2019-01-07 02:00:00]<br>SELL 24.3544 VIRP @ 121.435 EUR MARKET<br>Total: 2957.4766 EUR - Comm.: 0.0733 VIRP", "opacity": 0.6, "showarrow": true, "x": 15, "xref": "x", "y": 121.4, "yref": "y"}, {"arrowcolor": "DarkGreen", "arrowhead": 2, "arrowsize": 0.8, "arrowwidth": 4, "ax": 0, "ay": 15, "hoverlabel": {"bgcolor": "DarkGreen"}, "hovertext": "Step 14 [2019-01-03 02:00:00]<br>BUY 24.4277 VIRP @ 114.2801 EUR MARKET<br>Total: 2791.6 EUR - Comm.: 8.4000 EUR", "opacity": 0.6, "showarrow": true, "x": 13, "xref": "x", "y": 114.3, "yref": "y"}, {"arrowcolor": "DarkGreen", "arrowhead": 2, "arrowsize": 0.8, "arrowwidth": 4, "ax": 0, "ay": 15, "hoverlabel": {"bgcolor": "DarkGreen"}, "hovertext": "Step 13 [2019-01-02 02:00:00]<br>BUY 37.0635 AI @ 80.6994 EUR MARKET<br>Total: 2991.0 EUR - Comm.: 9.0000 EUR", "opacity": 0.6, "showarrow": true, "x": 12, "xref": "x", "y": 80.7, "yref": "y"}], "height": 800, "margin": {"t": 50}, "title": {"text": "[2022-12-15 15:19:30] Episode: 12/50 Step: 58/570"}, "xaxis": {"anchor": "y", "domain": [0, 1], "gridcolor": "Gainsboro", "linecolor": "Grey", "matches": "x4", "rangeslider": {"visible": false}, "showticklabels": false, "title": {"font": {"size": 12}, "standoff": 7, "text": "Price"}}, "xaxis2": {"anchor": "y2", "domain": [0, 1], "gridcolor": "Gainsboro", "linecolor": "Grey", "matches": "x4", "showticklabels": false, "title": {"font": {"size": 12}, "standoff": 7, "text": "Volume"}}, "xaxis3": {"anchor": "y3", "domain": [0, 1], "gridcolor": "Gainsboro", "linecolor": "Grey", "matches": "x4", "showticklabels": false, "title": {"font": {"size": 12}, "standoff": 7, "text": "Performance"}}, "xaxis4": {"anchor": "y4", "domain": [0, 1], "gridcolor": "Gainsboro", "linecolor": "Grey", "title": {"font": {"size": 12}, "standoff": 7, "text": "Net Worth"}}, "yaxis": {"anchor": "x", "domain": [0.4995, 1], "gridcolor": "Gainsboro", "linecolor": "Grey"}, "yaxis2": {"anchor": "x2", "domain": [0.333, 0.4695], "gridcolor": "Gainsboro", "linecolor": "Grey"}, "yaxis3": {"anchor": "x3", "domain": [0.1665, 0.303], "gridcolor": "Gainsboro", "linecolor": "Grey"}, "yaxis4": {"anchor": "x4", "domain": [0, 0.1365], "gridcolor": "Gainsboro", "linecolor": "Grey"}}}
